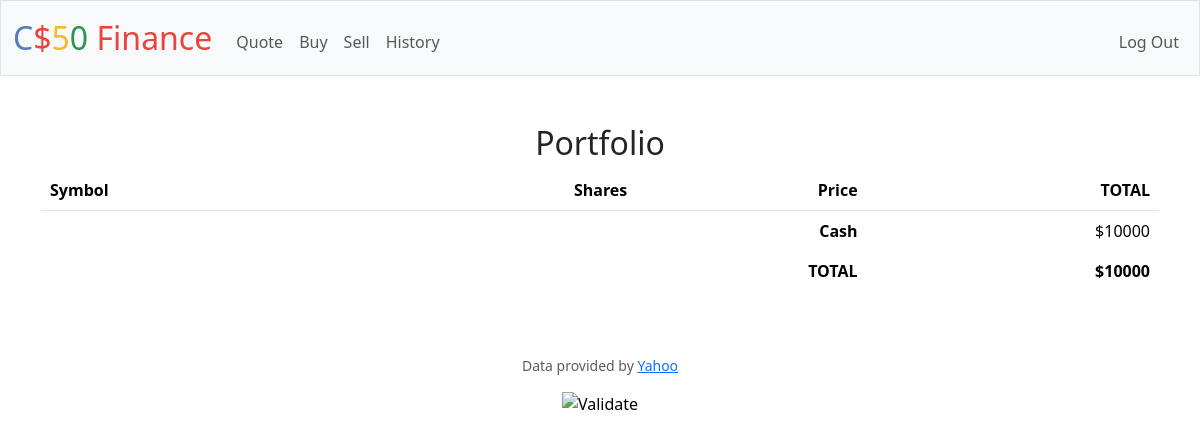
Page / (signed in) on the earlier database version.
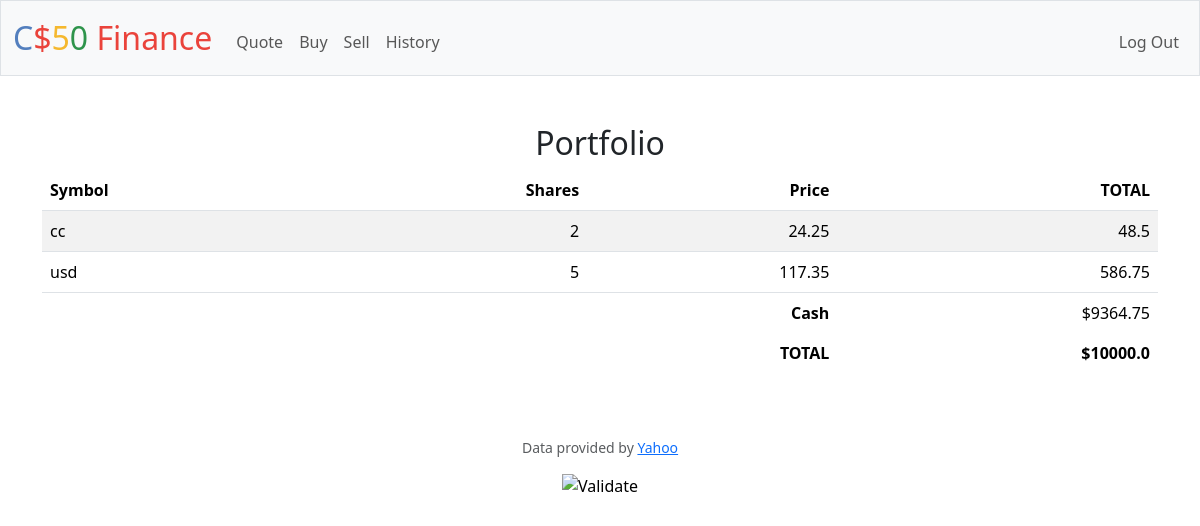
Same page on the later database version.
### tables this page shows
CREATE TABLE users (id INTEGER PRIMARY KEY AUTOINCREMENT NOT NULL, username TEXT NOT NULL, hash TEXT NOT NULL, cash NUMERIC NOT NULL DEFAULT 10000.00);

CREATE TABLE portfolio (
        user_id INTEGER,
        symbol TEXT,
        shares INTEGER,
        price NUMERIC,
        total NUMERIC,
        FOREIGN KEY(user_id) REFERENCES users(id)
    );

### app.py (the view)
@app.route("/")
@login_required
def index():
    print("jjindex_portfolio222")
    db.execute('''
    CREATE TABLE IF NOT EXISTS portfolio (
        user_id INTEGER,
        symbol TEXT,
        shares INTEGER,
        price NUMERIC,
        total NUMERIC,
        FOREIGN KEY(user_id) REFERENCES users(id)
    );
    ''')
    user_id = session.get("user_id")
    portfolio = db.execute("SELECT symbol, shares, price, total FROM portfolio WHERE user_id = ?", user_id)
    user = db.execute("SELECT cash FROM users WHERE id = ?", user_id)
    cash = user[0]['cash'] if user else 0
    total_portfolio_value = sum([item['total'] for item in portfolio]) + cash
    return render_template('index.html', portfolio=portfolio, cash=cash, total=total_portfolio_value)

### app.py (called while the page is built)
@app.after_request
def after_request(response):
    response.headers["Cache-Control"] = "no-cache, no-store, must-revalidate"
    response.headers["Expires"] = 0
    response.headers["Pragma"] = "no-cache"
    return response

### helpers.py (called while the page is built)
def login_required(f):
    @wraps(f)
    def decorated_function(*args, **kwargs):
        if session.get("user_id") is None:
            return redirect("/login")
        return f(*args, **kwargs)
    return decorated_function

### templates/index.html (shortened to what this page needs)
{% extends "layout.html" %}
{% block main %}
<h2>Portfolio</h2>
<table class="table table-striped">
    <thead>
        <tr>
            <th class="text-start">Symbol</th>
            <th class="text-end">Shares</th>
            <th class="text-end">Price</th>
            <th class="text-end">TOTAL</th>
        </tr>
    </thead>
    <tbody>
        {% for entry in portfolio %}
        <tr>
            <td class="text-start">{{ entry.symbol }}</td>
            <td class="text-end">{{ entry.shares }}</td>
            <td class="text-end">{{ entry.price }}</td>
            <td class="text-end">{{ entry.total }}</td>
        </tr>
        {% endfor %}
    </tbody>
    <tfoot>
        <tr>
            <td class="border-0 fw-bold text-end" colspan="3">Cash</td>
            <td class="border-0 text-end">${{ cash }}</td>
        </tr>
        <tr>
            <td class="border-0 fw-bold text-end" colspan="3">TOTAL</td>
            <td class="border-0 fw-bold text-end">${{ total }}</td>
        </tr>
    </tfoot>
</table>
{% endblock %}

### templates/layout.html (shortened to what this page needs)
<!DOCTYPE html>
<html lang="en">
    <head>
        <link href="https://cdn.jsdelivr.net/npm/bootstrap@5.3.3/dist/css/bootstrap.min.css" rel="stylesheet">
        <link href="/static/styles.css" rel="stylesheet">
    </head>
    <body>
        <nav class="bg-light border navbar navbar-expand-md navbar-light">
            <div class="container-fluid">
                <a class="navbar-brand" href="/"><span class="blue">C</span><span class="red">$</span><span class="yellow">5</span><span class="green">0</span> <span class="red">Finance</span></a>
                <div class="collapse navbar-collapse" id="navbar">
                    {% if session["user_id"] %}
                        <ul class="navbar-nav me-auto mt-2">
                            <li class="nav-item"><a class="nav-link" href="/quote">Quote</a></li>
                            <li class="nav-item"><a class="nav-link" href="/buy">Buy</a></li>
                            <li class="nav-item"><a class="nav-link" href="/sell">Sell</a></li>
                            <li class="nav-item"><a class="nav-link" href="/history">History</a></li>
                        </ul>
                        <ul class="navbar-nav ms-auto mt-2">
                            <li class="nav-item"><a class="nav-link" href="/logout">Log Out</a></li>
                        </ul>
                    {% else %}
                        <ul class="navbar-nav ms-auto mt-2">
                            <li class="nav-item"><a class="nav-link" href="/register">Register</a></li>
                            <li class="nav-item"><a class="nav-link" href="/login">Log In</a></li>
                        </ul>
                    {% endif %}
                </div>
            </div>
        </nav>
        <main class="container py-5 text-center">
            {% block main %}{% endblock %}
        </main>
        <footer class="mb-5">
            <p class="mb-3 small text-center text-muted">
                Data provided by <a href="https://finance.yahoo.com/">Yahoo</a>
            </p>
            <form action="https://validator.w3.org/check" class="text-center" enctype="multipart/form-data" method="post" target="_blank">
                <input alt="Validate" src="/static/I_heart_validator.png" type="image">
            </form>
        </footer>
    </body>
</html>

### static/styles.css (style rules this page uses)
nav .navbar-brand { font-size: xx-large; }
nav .navbar-brand .blue { color: #537fbe; }
nav .navbar-brand .red { color: #ea433b; }
nav .navbar-brand .yellow { color: #f5b82e; }
nav .navbar-brand .green { color: #2e944b; }

Differences in the rows shown:
added portfolio: symbol "cc", shares "2", price "24.25", total "48.5"
added portfolio: symbol "usd", shares "5", price "117.35", total "586.75"
changed users: cash "10000" → "9364.75"
Other differences:
{{ total }}: "10000" → "10000.0"
